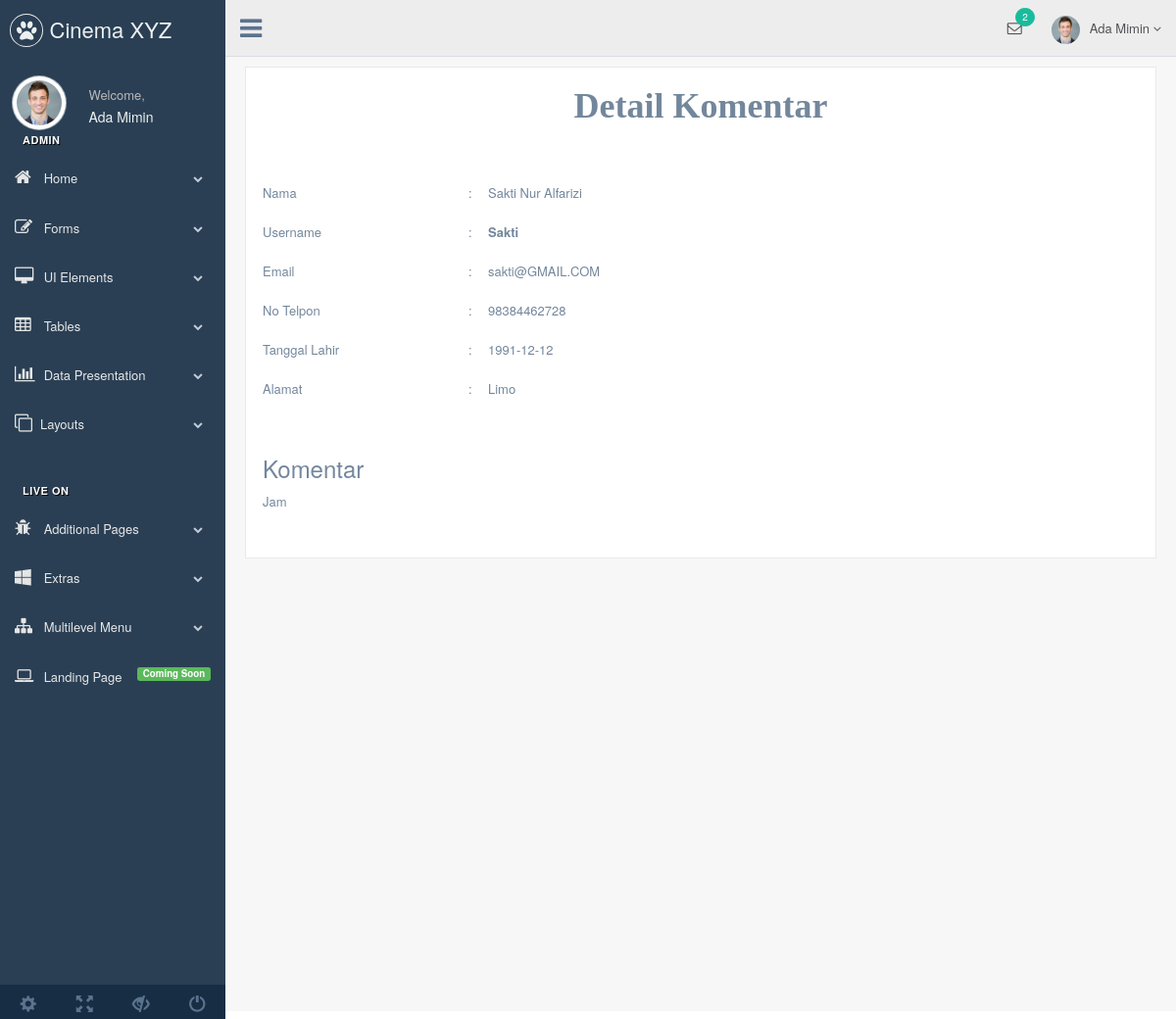
The app's page /admin/index.php?detail-komen=Sakti (signed in) with its own data.
### tables this page shows
CREATE TABLE `komen` (
  `id_komen` int(11) NOT NULL AUTO_INCREMENT,
  `username` varchar(50) DEFAULT NULL,
  `komentar` text,
  `tgl` date DEFAULT NULL,
  PRIMARY KEY (`id_komen`)
);

### admin/tables/detailkomen.php (the view, shortened to what this page needs)
<div class="x_panel">
	<form>
		<h1 style="text-align: center; font-family: Comic Sans MS"><b>Detail Komentar</b></h1>
		<br><br>
<?php
$kode=$_GET['detail-komen'];
$sql=$conn->query("SELECT * FROM komen a JOIN tb_login b ON a.username = b.username WHERE b.username = '$kode'");
$row=$sql->fetch_assoc();
?>
<table>
	<tr height="40">
		<td width="210">Nama</td>
		<td width="20">:</td>
		<td width=""><?php echo $row['nama'] ?></td>
	</tr>
	<tr height="40">
		<td width="210">Username</td>
		<td width="20">:</td>
		<td width=""><strong><?php echo $row['username'] ?></strong></td>
	</tr>
	<tr height="40">
		<td width="210">Email</td>
		<td width="20">:</td>
		<td width=""><?php echo $row['email'] ?></td>
	</tr>
	<tr height="40">
		<td width="210">No Telpon</td>
		<td width="20">:</td>
		<td width=""><?php echo $row['notelp'] ?></td>
	</tr>
	<tr height="40">
		<td width="210">Tanggal Lahir</td>
		<td width="20">:</td>
		<td width=""><?php echo $row['lahir'] ?></td>
	</tr>
	<tr height="40">
		<td width="210">Alamat</td>
		<td width="20">:</td>
		<td width=""><?php echo $row['alamat'] ?></td>
	</tr>
</table>
<br><br>
<h3>Komentar</h3>
<?php echo $row['komentar'] ?>
<br><br><br>
	</form>
</div>

### records on screen
komen: tb_login.nama "Sakti Nur Alfarizi", tb_login.username "Sakti", tb_login.email "sakti@GMAIL.COM", tb_login.notelp "98384462728", tb_login.lahir "1991-12-12", tb_login.alamat "Limo", komentar "Jam"

### other values on screen
$_SESSION['nama'] "Ada Mimin"
$_SESSION['level'] "ADMIN"
